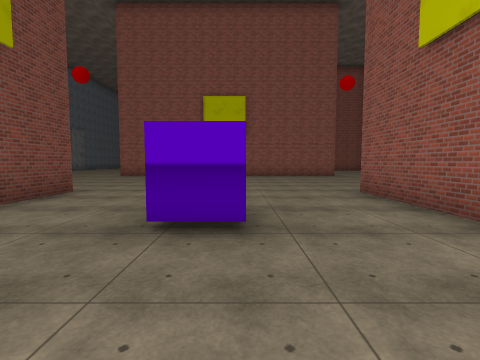
View 1 (above)

24 first-person views from a walk through a scene from a Unity 3-D project. The camera is 1.4 m above the floor, tilts 4° down and sees 85° across. The floor is counted in squares, 2 m on a side. Each view is taken from the middle of a square. On the plan, view 1 faces up. The plan holds only what a view shows up to about 9 squares ahead; the rest is blank. The place goes on beyond the plan. Some surface patterns are stand-ins.

View 2
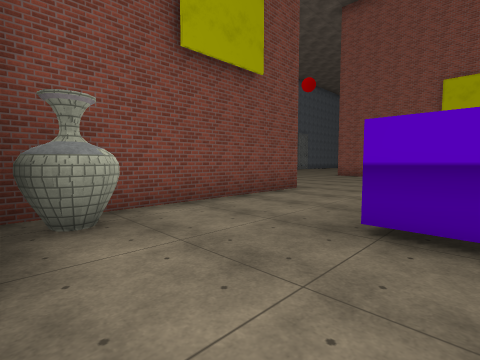

View 3
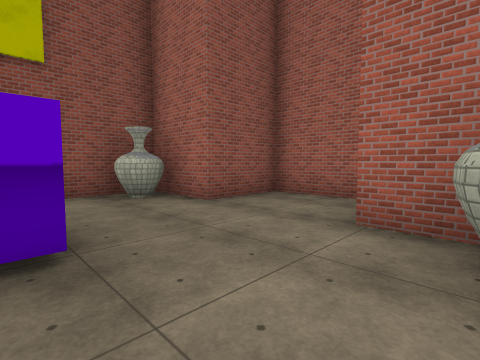

View 4
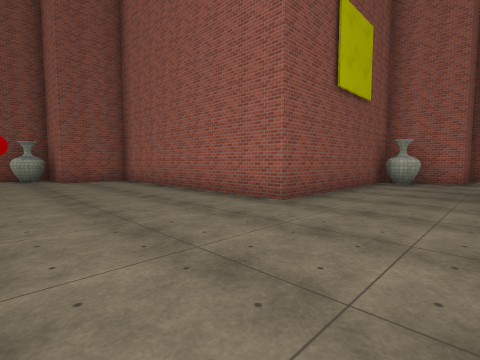

View 5
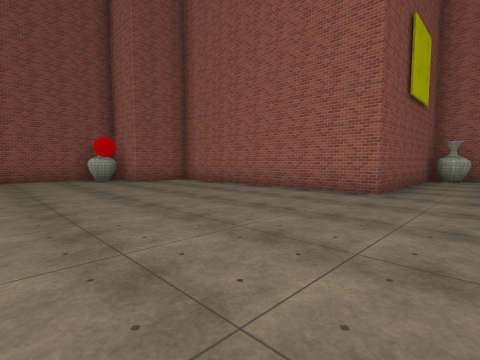

View 6
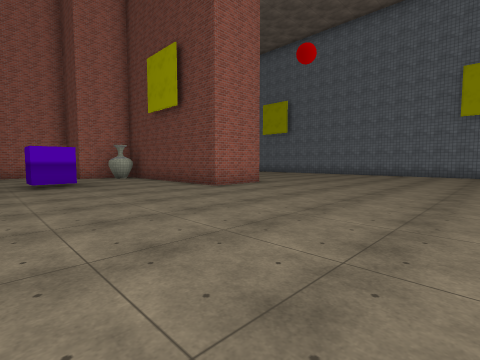

View 7
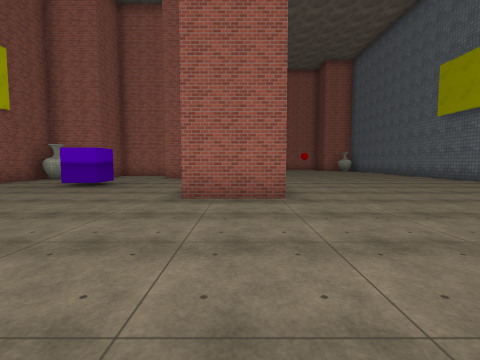

View 8
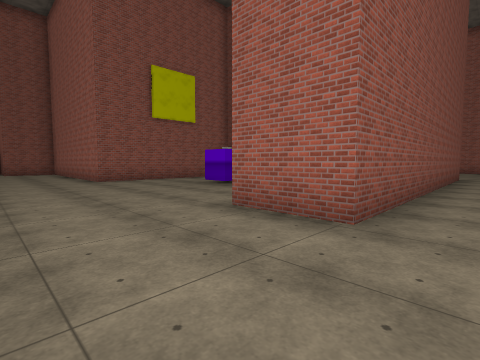

View 9
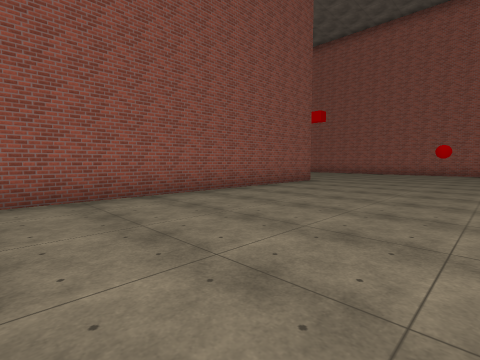

View 10
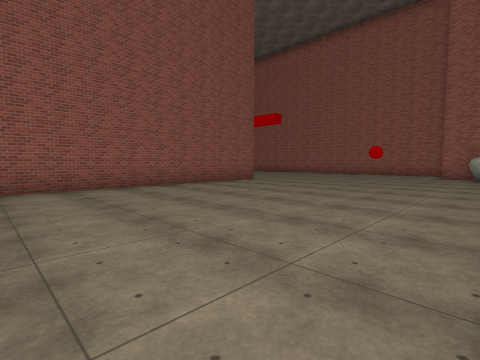

View 11
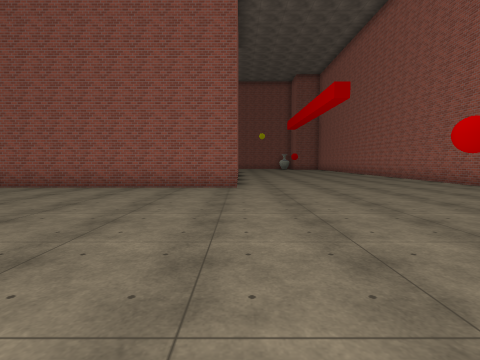

View 12
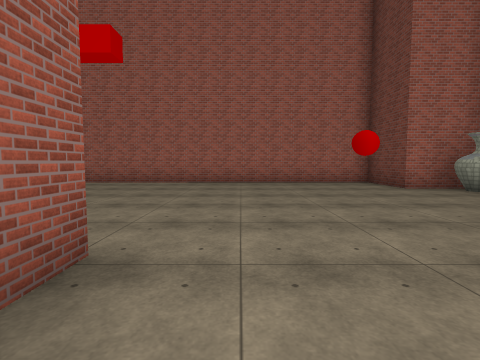

View 13
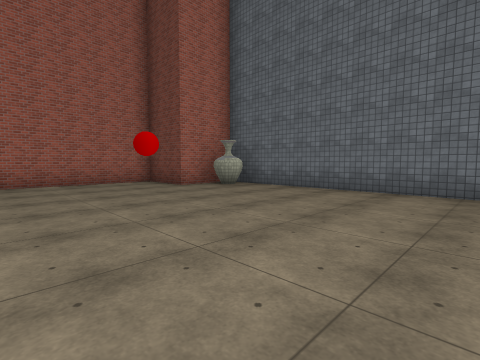

View 14
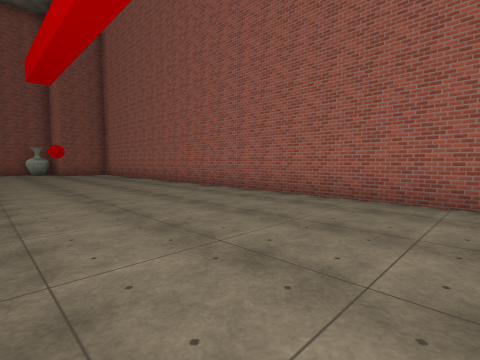

View 15
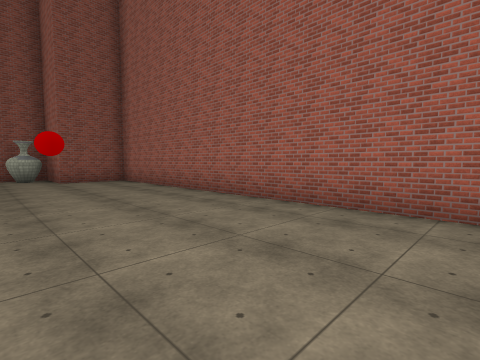

View 16
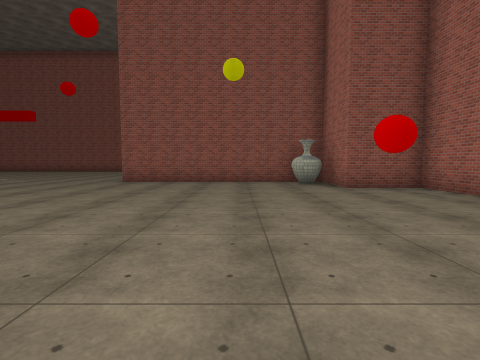

View 17
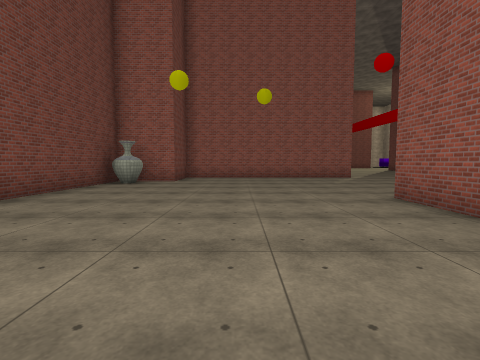

View 18
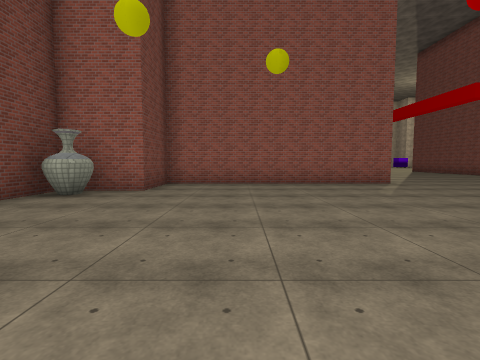

View 19
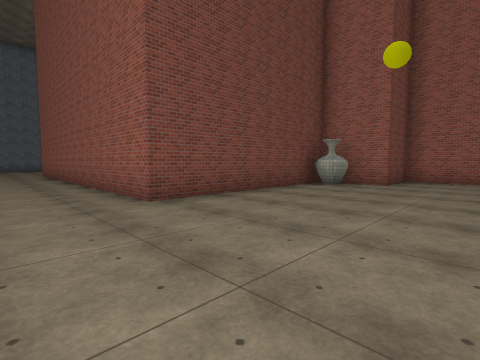

View 20
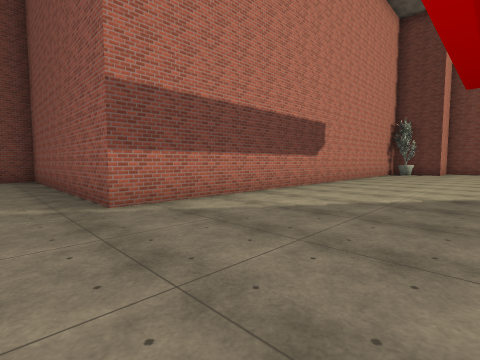

View 21
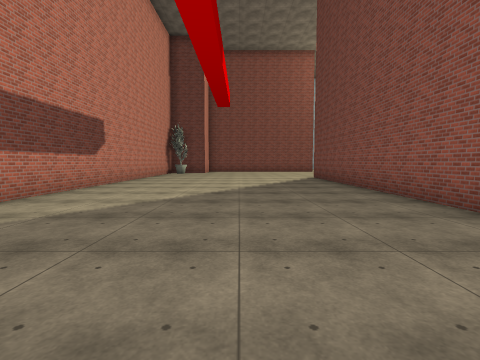

View 22
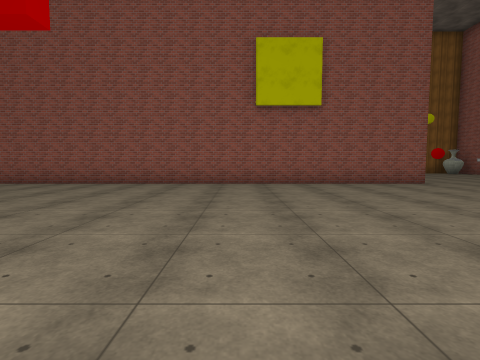

View 23
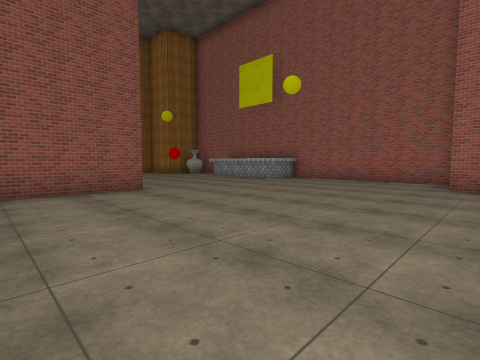

View 24
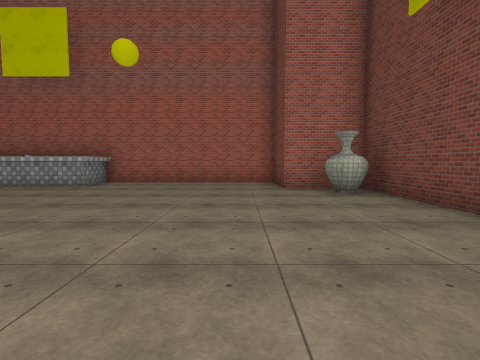

### Floor plan
Points are (right, up) in squares from view 1. A wall is a line through its corners. A room is listed if a view was taken in it or the views show most of it. See-through windows are left out.
Room 1 (views 1, 2)
walls: (0.1, 2.6) (-0.9, 2.6); (-2.9, 0) (-1.8, 0); (-1.1, -2) (0.8, -2) (0.8, 0) (2.8, 0) (2.8, 2.4); (-3.9, 2.4) (-3.9, 1.2)
ways out: opening at (-2.5, 3.5) to room 2; opening at (1.5, 3.5) to room 2
Room 2 (views 3, 4, 5, 6, 7, 8, 9, 10, 11, 12, 13, 14, 15, 16, 17, 18, 19, 20, 21, 22, 23, 24)
walls: (4.7, 2.2) (4.7, -3.9) (-1.6, -3.9); (2.8, 2.4) (2.8, 6.1) (8.9, 6.1); (-0.9, 2.6) (-0.9, 3.6) (0.1, 3.6) (0.1, 2.6); (10, 7.1) (10, 8.1) (10.8, 8.1); (12, 9.1) (12, 11.6); (13.8, -5.4) (13.8, -8.9); (12, -8) (12, -1.9); (-5.9, -4) (-5.9, 6.1) (-3.9, 6.1) (-3.9, 2.4); (14.5, -8.8) (15.8, -8.8) (15.8, -10.9) (21.5, -10.8) (21.5, -9.4) (23.7, -9.4); (13.8, 12.1) (13.8, 4.4) (6.7, 4.4) (6.7, 2.3) (5.2, 2.3); (21.3, -4) (21.3, 12.1); (-13.4, -2.2) (-13.4, -8.4); (21.5, -9.6) (24, -9.6); (21.3, -10.9) (21.3, -9.4); (-12.9, -8.9) (-11.3, -8.9) (-11.3, -10.9) (10, -10.9) (10, -8.8) (12, -8.8)
ways out: opening at (-2.5, 3.5) to room 1; opening at (1.5, 3.5) to room 1

Where each view was taken, in squares from view 1:
view 1: 0 up, 0 right, facing up
view 2: 0 up, 0 right, facing up-left
view 3: 3 up, 3 left, facing down-right
view 4: 10 up, 0 right, facing down-right
view 5: 12 up, 1 right, facing down-right
view 6: 12 up, 1 right, facing down-left
view 7: 11 up, 5 left, facing down
view 8: 9 up, 7 left, facing down-right
view 9: 5 up, 11 left, facing down-right
view 10: 4 up, 13 left, facing down-right
view 11: 4 down, 13 left, facing right
view 12: 2 down, 7 left, facing down
view 13: 2 down, 7 left, facing down-left
view 14: 6 down, 5 left, facing down-right
view 15: 7 down, 0 right, facing down-right
view 16: 6 down, 3 right, facing right
view 17: 7 down, 9 right, facing up
view 18: 4 down, 9 right, facing up
view 19: 6 down, 9 right, facing up-left
view 20: 3 up, 18 right, facing up-left
view 21: 3 up, 18 right, facing up
view 22: 2 up, 13 right, facing right
view 23: 1 down, 15 right, facing down-right
view 24: 2 down, 17 right, facing down
